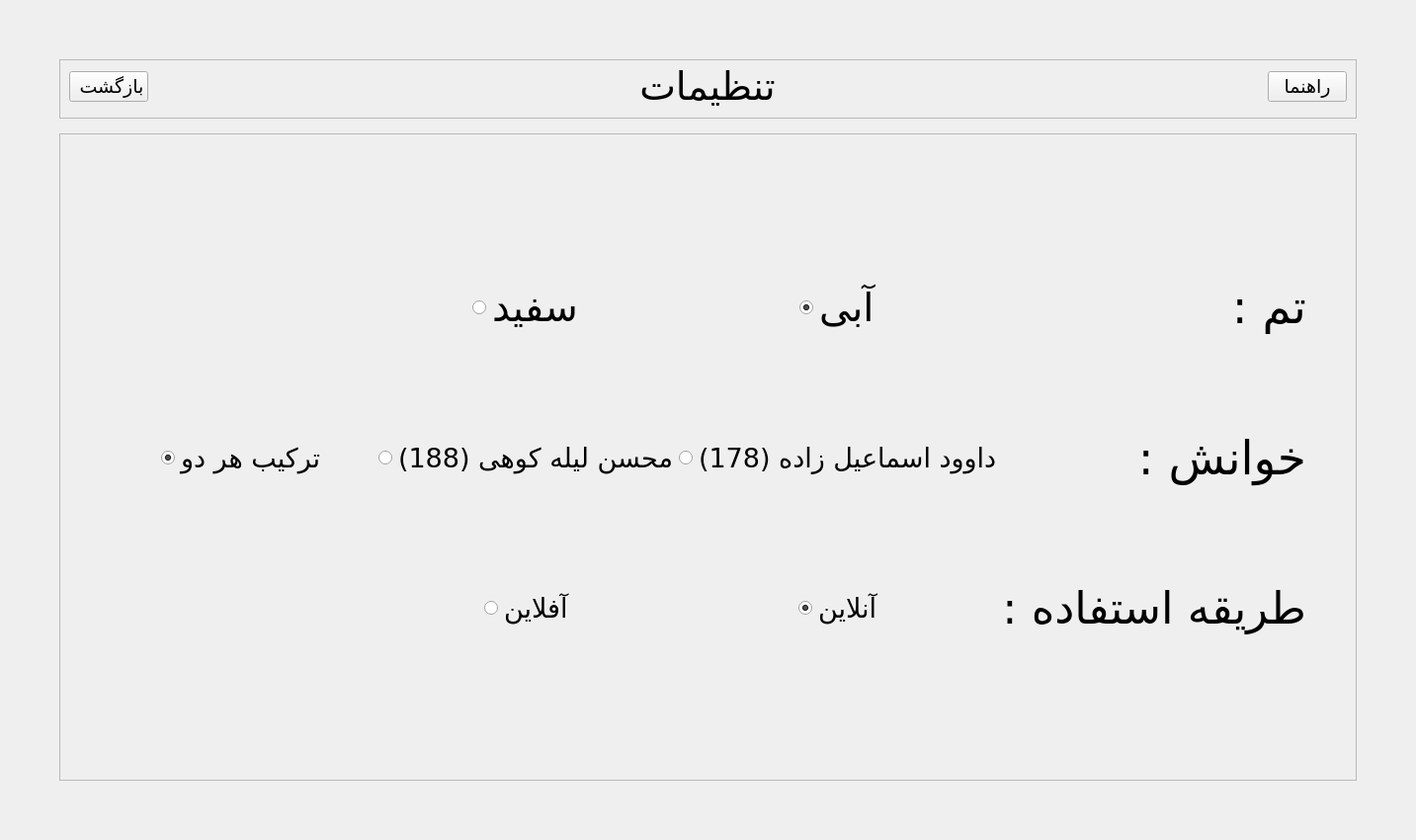
<?xml version="1.0" encoding="UTF-8"?>
<ui version="4.0">
 <class>MainWindow</class>
 <widget class="QWidget" name="MainWindow">
  <property name="geometry">
   <rect>
    <x>0</x>
    <y>0</y>
    <width>1433</width>
    <height>850</height>
   </rect>
  </property>
  <property name="windowTitle">
   <string>موزون</string>
  </property>
  <property name="windowIcon">
   <iconset>
    <normalon>../img/icons/mandala(1).png</normalon>
   </iconset>
  </property>
  <layout class="QVBoxLayout" name="verticalLayout">
   <property name="leftMargin">
    <number>0</number>
   </property>
   <property name="topMargin">
    <number>0</number>
   </property>
   <property name="rightMargin">
    <number>0</number>
   </property>
   <property name="bottomMargin">
    <number>0</number>
   </property>
   <item>
    <widget class="QWidget" name="body" native="true">
     <property name="styleSheet">
      <string notr="true"/>
     </property>
     <layout class="QVBoxLayout" name="verticalLayout_2" stretch="1,11">
      <property name="spacing">
       <number>15</number>
      </property>
      <property name="leftMargin">
       <number>60</number>
      </property>
      <property name="topMargin">
       <number>60</number>
      </property>
      <property name="rightMargin">
       <number>60</number>
      </property>
      <property name="bottomMargin">
       <number>60</number>
      </property>
      <item>
       <widget class="QFrame" name="header">
        <property name="styleSheet">
         <string notr="true"/>
        </property>
        <property name="frameShape">
         <enum>QFrame::StyledPanel</enum>
        </property>
        <property name="frameShadow">
         <enum>QFrame::Raised</enum>
        </property>
        <layout class="QHBoxLayout" name="horizontalLayout" stretch="0,10,0">
         <property name="topMargin">
          <number>0</number>
         </property>
         <property name="bottomMargin">
          <number>5</number>
         </property>
         <item>
          <widget class="QPushButton" name="back">
           <property name="font">
            <font>
             <family>Lalezar</family>
             <pointsize>14</pointsize>
            </font>
           </property>
           <property name="cursor">
            <cursorShape>PointingHandCursor</cursorShape>
           </property>
           <property name="styleSheet">
            <string notr="true"/>
           </property>
           <property name="text">
            <string> بازگشت</string>
           </property>
           <property name="icon">
            <iconset>
             <normaloff>../img/icons/back-button.png</normaloff>../img/icons/back-button.png</iconset>
           </property>
           <property name="iconSize">
            <size>
             <width>30</width>
             <height>30</height>
            </size>
           </property>
          </widget>
         </item>
         <item alignment="Qt::AlignHCenter">
          <widget class="QLabel" name="title">
           <property name="sizePolicy">
            <sizepolicy hsizetype="Preferred" vsizetype="Preferred">
             <horstretch>0</horstretch>
             <verstretch>0</verstretch>
            </sizepolicy>
           </property>
           <property name="font">
            <font>
             <family>Lalezar</family>
             <pointsize>29</pointsize>
            </font>
           </property>
           <property name="styleSheet">
            <string notr="true"/>
           </property>
           <property name="text">
            <string>تنظیمات</string>
           </property>
           <property name="alignment">
            <set>Qt::AlignCenter</set>
           </property>
          </widget>
         </item>
         <item>
          <widget class="QPushButton" name="guid">
           <property name="font">
            <font>
             <family>Lalezar</family>
             <pointsize>14</pointsize>
            </font>
           </property>
           <property name="cursor">
            <cursorShape>PointingHandCursor</cursorShape>
           </property>
           <property name="styleSheet">
            <string notr="true"/>
           </property>
           <property name="text">
            <string>راهنما</string>
           </property>
           <property name="icon">
            <iconset>
             <normaloff>../img/icons/information.png</normaloff>../img/icons/information.png</iconset>
           </property>
           <property name="iconSize">
            <size>
             <width>30</width>
             <height>30</height>
            </size>
           </property>
          </widget>
         </item>
        </layout>
       </widget>
      </item>
      <item>
       <widget class="QFrame" name="menu">
        <property name="layoutDirection">
         <enum>Qt::LeftToRight</enum>
        </property>
        <property name="styleSheet">
         <string notr="true"/>
        </property>
        <property name="frameShape">
         <enum>QFrame::StyledPanel</enum>
        </property>
        <property name="frameShadow">
         <enum>QFrame::Raised</enum>
        </property>
        <layout class="QGridLayout" name="gridLayout">
         <property name="leftMargin">
          <number>50</number>
         </property>
         <property name="topMargin">
          <number>50</number>
         </property>
         <property name="rightMargin">
          <number>50</number>
         </property>
         <property name="bottomMargin">
          <number>50</number>
         </property>
         <property name="spacing">
          <number>0</number>
         </property>
         <item row="2" column="2" alignment="Qt::AlignHCenter">
          <widget class="QRadioButton" name="online">
           <property name="font">
            <font>
             <family>Lalezar</family>
             <pointsize>20</pointsize>
            </font>
           </property>
           <property name="cursor">
            <cursorShape>PointingHandCursor</cursorShape>
           </property>
           <property name="styleSheet">
            <string notr="true"/>
           </property>
           <property name="text">
            <string>آنلاین</string>
           </property>
           <property name="checked">
            <bool>true</bool>
           </property>
           <attribute name="buttonGroup">
            <string notr="true">buttonGroup</string>
           </attribute>
          </widget>
         </item>
         <item row="0" column="2" alignment="Qt::AlignHCenter">
          <widget class="QRadioButton" name="blue">
           <property name="sizePolicy">
            <sizepolicy hsizetype="Fixed" vsizetype="Fixed">
             <horstretch>0</horstretch>
             <verstretch>0</verstretch>
            </sizepolicy>
           </property>
           <property name="font">
            <font>
             <family>Lalezar</family>
             <pointsize>30</pointsize>
            </font>
           </property>
           <property name="cursor">
            <cursorShape>PointingHandCursor</cursorShape>
           </property>
           <property name="styleSheet">
            <string notr="true"/>
           </property>
           <property name="text">
            <string>آبی</string>
           </property>
           <property name="checked">
            <bool>true</bool>
           </property>
           <attribute name="buttonGroup">
            <string notr="true">themes</string>
           </attribute>
          </widget>
         </item>
         <item row="0" column="3" alignment="Qt::AlignRight">
          <widget class="QLabel" name="theme">
           <property name="sizePolicy">
            <sizepolicy hsizetype="Maximum" vsizetype="Fixed">
             <horstretch>0</horstretch>
             <verstretch>0</verstretch>
            </sizepolicy>
           </property>
           <property name="font">
            <font>
             <family>Lalezar</family>
             <pointsize>35</pointsize>
            </font>
           </property>
           <property name="styleSheet">
            <string notr="true"/>
           </property>
           <property name="text">
            <string>تم :</string>
           </property>
          </widget>
         </item>
         <item row="1" column="3" alignment="Qt::AlignRight">
          <widget class="QLabel" name="speak">
           <property name="sizePolicy">
            <sizepolicy hsizetype="Fixed" vsizetype="Fixed">
             <horstretch>0</horstretch>
             <verstretch>0</verstretch>
            </sizepolicy>
           </property>
           <property name="font">
            <font>
             <family>Lalezar</family>
             <pointsize>35</pointsize>
            </font>
           </property>
           <property name="styleSheet">
            <string notr="true"/>
           </property>
           <property name="text">
            <string>خوانش :</string>
           </property>
          </widget>
         </item>
         <item row="1" column="2" alignment="Qt::AlignHCenter">
          <widget class="QRadioButton" name="first_speaker">
           <property name="font">
            <font>
             <family>Lalezar</family>
             <pointsize>20</pointsize>
            </font>
           </property>
           <property name="cursor">
            <cursorShape>PointingHandCursor</cursorShape>
           </property>
           <property name="styleSheet">
            <string notr="true"/>
           </property>
           <property name="text">
            <string>داوود اسماعیل زاده (178)</string>
           </property>
           <property name="checked">
            <bool>false</bool>
           </property>
           <attribute name="buttonGroup">
            <string notr="true">speakers</string>
           </attribute>
          </widget>
         </item>
         <item row="0" column="1" alignment="Qt::AlignHCenter">
          <widget class="QRadioButton" name="white">
           <property name="sizePolicy">
            <sizepolicy hsizetype="Fixed" vsizetype="Fixed">
             <horstretch>0</horstretch>
             <verstretch>0</verstretch>
            </sizepolicy>
           </property>
           <property name="font">
            <font>
             <family>Lalezar</family>
             <pointsize>30</pointsize>
            </font>
           </property>
           <property name="cursor">
            <cursorShape>PointingHandCursor</cursorShape>
           </property>
           <property name="styleSheet">
            <string notr="true"/>
           </property>
           <property name="text">
            <string>سفید</string>
           </property>
           <attribute name="buttonGroup">
            <string notr="true">themes</string>
           </attribute>
          </widget>
         </item>
         <item row="1" column="1" alignment="Qt::AlignHCenter">
          <widget class="QRadioButton" name="second_speaker">
           <property name="font">
            <font>
             <family>Lalezar</family>
             <pointsize>20</pointsize>
            </font>
           </property>
           <property name="cursor">
            <cursorShape>PointingHandCursor</cursorShape>
           </property>
           <property name="styleSheet">
            <string notr="true"/>
           </property>
           <property name="text">
            <string>محسن لیله کوهی (188)</string>
           </property>
           <attribute name="buttonGroup">
            <string notr="true">speakers</string>
           </attribute>
          </widget>
         </item>
         <item row="2" column="3" alignment="Qt::AlignRight">
          <widget class="QLabel" name="use">
           <property name="sizePolicy">
            <sizepolicy hsizetype="Fixed" vsizetype="Fixed">
             <horstretch>0</horstretch>
             <verstretch>0</verstretch>
            </sizepolicy>
           </property>
           <property name="font">
            <font>
             <family>Lalezar</family>
             <pointsize>34</pointsize>
            </font>
           </property>
           <property name="styleSheet">
            <string notr="true"/>
           </property>
           <property name="text">
            <string>طریقه استفاده :</string>
           </property>
          </widget>
         </item>
         <item row="2" column="1" alignment="Qt::AlignHCenter">
          <widget class="QRadioButton" name="offline">
           <property name="font">
            <font>
             <family>Lalezar</family>
             <pointsize>20</pointsize>
            </font>
           </property>
           <property name="cursor">
            <cursorShape>PointingHandCursor</cursorShape>
           </property>
           <property name="styleSheet">
            <string notr="true"/>
           </property>
           <property name="text">
            <string>آفلاین</string>
           </property>
           <attribute name="buttonGroup">
            <string notr="true">buttonGroup</string>
           </attribute>
          </widget>
         </item>
         <item row="1" column="0" alignment="Qt::AlignHCenter">
          <widget class="QRadioButton" name="combine">
           <property name="font">
            <font>
             <family>Lalezar</family>
             <pointsize>20</pointsize>
            </font>
           </property>
           <property name="cursor">
            <cursorShape>PointingHandCursor</cursorShape>
           </property>
           <property name="styleSheet">
            <string notr="true"/>
           </property>
           <property name="text">
            <string>ترکیب هر دو</string>
           </property>
           <property name="checked">
            <bool>true</bool>
           </property>
           <attribute name="buttonGroup">
            <string notr="true">speakers</string>
           </attribute>
          </widget>
         </item>
        </layout>
       </widget>
      </item>
     </layout>
    </widget>
   </item>
  </layout>
  <action name="actionjkjkk">
   <property name="text">
    <string>jkjkk</string>
   </property>
  </action>
 </widget>
 <resources>
  <include location="img/images.qrc"/>
 </resources>
 <connections/>
 <buttongroups>
  <buttongroup name="themes"/>
  <buttongroup name="buttonGroup"/>
  <buttongroup name="speakers"/>
 </buttongroups>
</ui>
